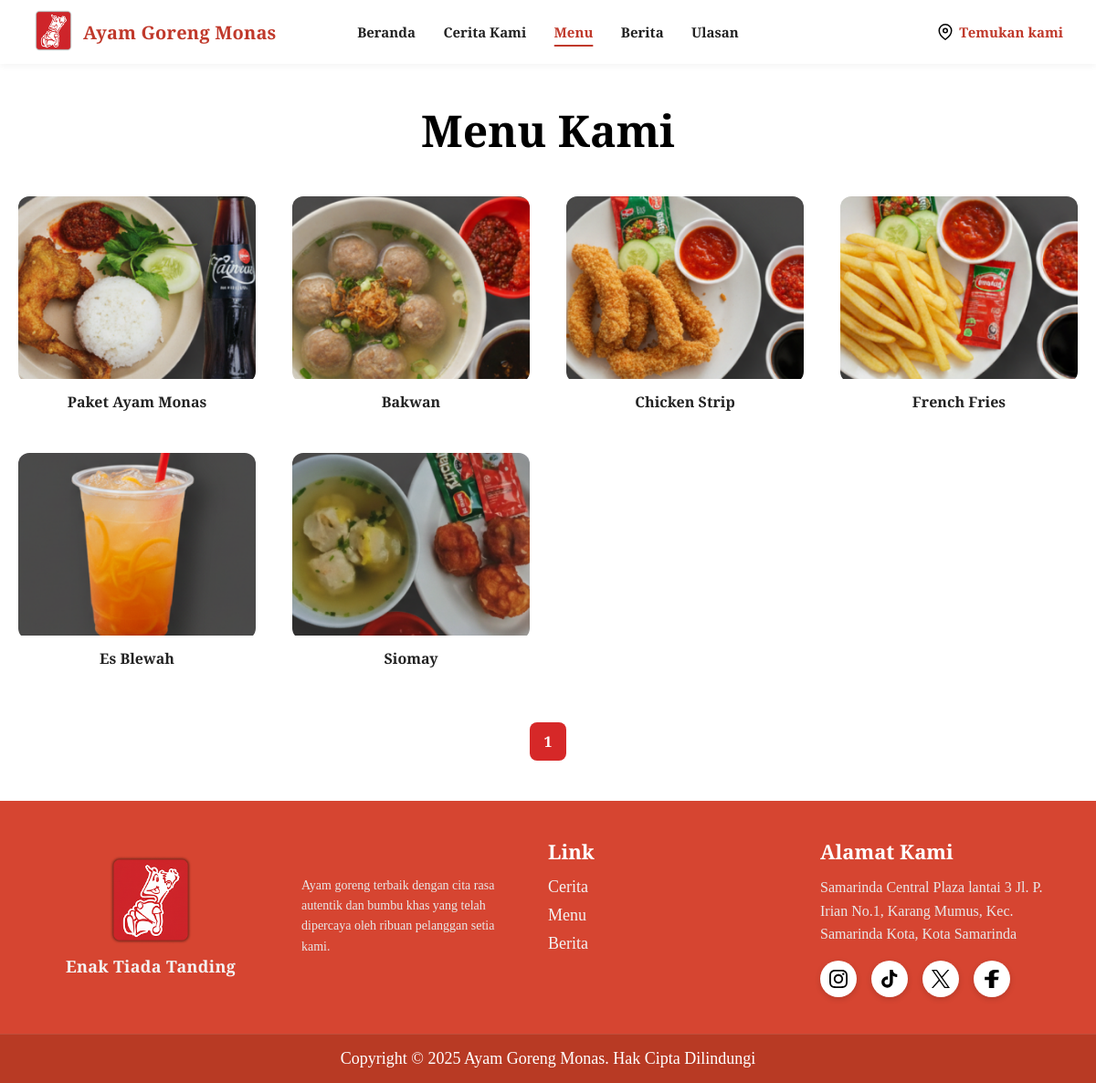
Page /menu.php on the committed database.
### tables this page shows
CREATE TABLE `header` (
  `id` int NOT NULL,
  `logo` varchar(255) DEFAULT NULL,
  `nama_bisnis` varchar(255) DEFAULT NULL,
  `location_url` varchar(255) DEFAULT NULL,
  `nav_home` varchar(255) DEFAULT 'Beranda',
  `nav_story` varchar(255) DEFAULT 'Cerita Kami',
  `nav_menu` varchar(255) DEFAULT 'Menu',
  `nav_news` varchar(255) DEFAULT 'Berita',
  `nav_review` varchar(255) DEFAULT 'Ulasan'
);

CREATE TABLE `menu` (
  `id` int NOT NULL,
  `nama` varchar(50) NOT NULL,
  `gambar` varchar(100) NOT NULL,
  `status` varchar(20) DEFAULT NULL,
  `deskripsi` text,
  `karbohidrat` int DEFAULT NULL,
  `kalori` int DEFAULT NULL,
  `protein` int DEFAULT NULL
);

CREATE TABLE `footer` (
  `id` int NOT NULL,
  `logo` varchar(255) DEFAULT NULL,
  `slogan` varchar(255) DEFAULT NULL,
  `link_story` varchar(255) DEFAULT NULL,
  `link_menu` varchar(255) DEFAULT NULL,
  `link_news` varchar(255) DEFAULT NULL,
  `whatsapp` varchar(255) DEFAULT NULL,
  `email` varchar(255) DEFAULT NULL,
  `alamat` text,
  `maps_embed` text,
  `instagram` varchar(255) DEFAULT NULL,
  `tiktok` varchar(255) DEFAULT NULL,
  `x` varchar(255) DEFAULT NULL,
  `facebook` varchar(255) DEFAULT NULL
);

### menu.php (the view, shortened to what this page needs)
<?php
$conn = mysqli_connect("localhost", "root", "", "ayamgoreng_monas");
$header = mysqli_fetch_assoc(mysqli_query($conn, "SELECT * FROM header WHERE id = 1"));
$footer = mysqli_query($conn, "SELECT * FROM footer WHERE id = 1");
$f = mysqli_fetch_assoc($footer);
?>
<!DOCTYPE html>
<html>
  <head>
    <link rel="stylesheet" href="./style/header.css" />
    <link rel="stylesheet" href="./style/menu.css" />
    <link rel="stylesheet" href="./style/footer.css" />
  </head>
  <body>
    <section class="main-header">
      <div class="header-left">
        <div class="restaurant-logo">
          <img src="./source/<?php echo $header["logo"]; ?>" alt="Restaurant Logo" />
        </div>
        <div class="restaurant-name"><?php echo $header["nama_bisnis"]; ?></div>
      </div>
      <nav class="header-middle">
        <a href="index.php" class="nav home"><?php echo $header['nav_home']; ?></a>
        <a href="story.php" class="nav story"><?php echo $header['nav_story']; ?></a>
        <a href="menu.php" class="nav menu active"><?php echo $header['nav_menu']; ?></a>
        <a href="news.php" class="nav news"><?php echo $header['nav_news']; ?></a>
        <a href="review.php" class="nav nav-review"><?php echo $header['nav_review']; ?></a>
      </nav>
      <div class="header-right">
        <a href="location.php" class="find-store">
          <img src="Source/map-pin.svg" alt="map icon" />
          Temukan kami
        </a>
      </div>
    </section>
    <section class="menu">
      <h2>Menu Kami</h2>
      <div class="menu-grid">
        <?php
        $conn = mysqli_connect("localhost", "root", "", "ayamgoreng_monas");
        $items_per_page = 8;
        $page = isset($_GET['page']) ? (int)$_GET['page'] : 1;
        $start = ($page - 1) * $items_per_page;
        $total_items_query = mysqli_query($conn, "SELECT COUNT(*) AS total FROM menu");
        $total_items = mysqli_fetch_assoc($total_items_query)['total'];
        $total_pages = ceil($total_items / $items_per_page);
        $sql = "SELECT * FROM menu LIMIT $start, $items_per_page";
        $result = mysqli_query($conn, $sql);
        if (mysqli_num_rows($result) > 0) {
          while ($row = mysqli_fetch_assoc($result)) {
            $menuData = htmlspecialchars(json_encode($row), ENT_QUOTES, 'UTF-8');
            echo '<div class="menu-item" onclick="openMenuModal(' . $menuData . ')">';
            echo '  <div class="menu-image-wrapper">';
            echo '    <img src="./Source/Daftar menu/' . htmlspecialchars($row['gambar']) . '" alt="' . htmlspecialchars($row['nama']) . '">';
            echo '  </div>';
            echo '  <div class="menu-info">';
            echo '    <p>' . htmlspecialchars($row['nama']) . '</p>';
            echo '  </div>';
            echo '</div>';
          }
        } else {
          echo "<p>Tidak ada menu tersedia.</p>";
        }
        ?>
      </div>
      <div class="pagination-container">
        <?php for ($i = 1; $i <= $total_pages; $i++): ?>
          <a class="pagination-number <?= ($i == $page) ? 'active' : '' ?>"
            href="?page=<?= $i ?>">
            <?= $i ?>
          </a>
        <?php endfor; ?>
      </div>
    </section>
    <?php include 'footer.php'; ?>
  </body>
</html>

### footer.php
<section class="footer">
      <div class="footer-container">
        <div class="footer-logo-section">
          <div class="footer-logo">
            <img src="./Source/<?php echo $f['logo']; ?>" alt="Ayam Goreng Monas Logo" />
            <p class="footer-slogan"><?php echo $f['slogan']; ?></p>
          </div>
          <div class="footer-description">
            <p>Ayam goreng terbaik dengan cita rasa autentik dan bumbu khas yang telah dipercaya oleh ribuan pelanggan setia kami.</p>
          </div>
        </div>
        <div class="footer-column">
          <h3>Link</h3>
          <ul>
            <li><a href="<?php echo $f['link_story']; ?>">Cerita</a></li>
            <li><a href="<?php echo $f['link_menu']; ?>">Menu</a></li>
            <li><a href="<?php echo $f['link_news']; ?>">Berita</a></li>
          </ul>
        </div>
        <div class="Footer-cabang">
          <h3>Alamat Kami</h3>
          <div class="footer-cabang-content">
            <p><?php echo $f['alamat']; ?></p>
          </div>
          <div class="footer-social">
            <a href="<?php echo $f['instagram']; ?>" class="social-icon">
              <img src="./source/instagram.svg" alt="Instagram" />
            </a>
            <a href="<?php echo $f['tiktok']; ?>" class="social-icon">
              <img src="./source/tiktok.svg" alt="TikTok" />
            </a>
            <a href="<?php echo $f['x']; ?>" class="social-icon">
              <img src="./source/x.svg" alt="X" />
            </a>
            <a href="<?php echo $f['facebook']; ?>" class="social-icon">
              <img src="./source/facebook.svg" alt="Facebook" />
            </a>
          </div>
        </div>
      </div>
      <div class="footer-bottom">
        <p>Copyright &copy; 2025 Ayam Goreng Monas. Hak Cipta Dilindungi</p>
      </div>
</section>

### Style/header.css (style rules this page uses)
* { margin: 0; padding: 0; box-sizing: border-box; }
.main-header { width: 100%; background-color: #ffffff; box-shadow: 0 2px 8px rgba(0, 0, 0, 0.05); position: sticky; top: 0; z-index: 1000; display: flex; justify-content: center; align-items: center; padding: 6px 3vw; height: 70px; transition: all 0.3s ease; }
.header-left { display: flex; align-items: center; gap: 10px; }
.header-left, .header-right { flex: 1; display: flex; align-items: center; }
.header-left { justify-content: flex-start; }
.header-right { justify-content: flex-end; }
.header-middle { flex: 0; display: flex; justify-content: center; align-items: center; gap: 1.9rem; }
.restaurant-logo img { width: 45px; height: 45px; object-fit: contain; transition: transform 0.3s ease; }
.restaurant-name { font-family: "Slabo 27px", serif; font-size: 20px; font-weight: 700; color: #c0392b; letter-spacing: 0.2px; transition: color 0.3s ease; }
.header-middle a { position: relative; text-decoration: none; font-family: "Slabo 27px", serif; font-size: 15px; font-weight: 600; color: #222; transition: color 0.3s ease; padding: 6px 0; white-space: nowrap; }
.header-middle a::after { content: ""; position: absolute; left: 50%; bottom: 0; width: 0; height: 2px; background-color: #c0392b; transition: all 0.3s ease; transform: translateX(-50%); border-radius: 1px; }
.header-middle a:hover::after, .header-middle a.active::after { width: 100%; }
.header-middle a:hover, .header-middle a.active { color: #c0392b; }
.header-right .find-store { display: flex; align-items: center; gap: 6px; font-size: 15px; font-weight: 600; color: #c0392b; text-decoration: none; }
.header-right .find-store img { width: 18px; height: 18px; object-fit: contain; }
.header-right { display: flex; align-items: center; justify-content: flex-end; gap: 1.8rem; }

### Style/menu.css (style rules this page uses)
* { margin: 0; padding: 0; box-sizing: border-box; }
body { display: flex; flex-direction: column; min-height: 100vh; }
.main-header, .menu { flex-shrink: 0; }
.menu { text-align: center; padding: 40px 20px; font-family: "Slabo 27px", serif; flex: 1; display: flex; flex-direction: column; justify-content: flex-start; }
.menu h2 { font-size: 3rem; margin-bottom: 40px; color: #000; font-weight: 700; }
.menu-grid { display: grid; grid-template-columns: repeat(4, 1fr); gap: 40px; }
.menu-item { cursor: pointer; opacity: 0; transform: translateY(30px); transition: opacity 0.6s ease, transform 0.6s ease; }
.menu-item.show { opacity: 1; transform: translateY(0); }
.menu-image-wrapper { border-radius: 12px; overflow: hidden; }
.menu-image-wrapper img { width: 100%; height: 200px; object-fit: cover; transition: transform 0.4s ease; }
.menu-info { margin-top: 10px; }
.menu-info p { font-weight: 600; color: #222; margin: 5px 0; }
.pagination-container { margin-top: 50px; text-align: center; font-family: "Slabo 27px", serif; }
.pagination-btn, .pagination-number { background: #d62828; display: inline-block; padding: 10px 16px; margin: 4px; border-radius: 8px; text-decoration: none; font-weight: bold; transition: 0.25s; }
.pagination-number.active { background: #d62828; color: white; }

### rows in the picture
header: logo (picture), nama_bisnis "Ayam Goreng Monas", nav_home "Beranda", nav_story "Cerita Kami", nav_menu "Menu", nav_news "Berita", nav_review "Ulasan"
menu: gambar (picture), nama "Paket Ayam Monas"
menu: gambar+nama (picture), nama "Bakwan"
menu: gambar+nama (picture), nama "Chicken Strip"
menu: gambar (picture), nama "French Fries"
menu: gambar+nama (picture), nama "Es Blewah"
menu: gambar+nama (picture), nama "Siomay"
footer: logo (picture), slogan "Enak Tiada Tanding", alamat "Samarinda Central Plaza lantai 3 Jl. P. Irian No.1, Karang Mumus, Kec. Samarinda Kota, Kota Samarinda"
